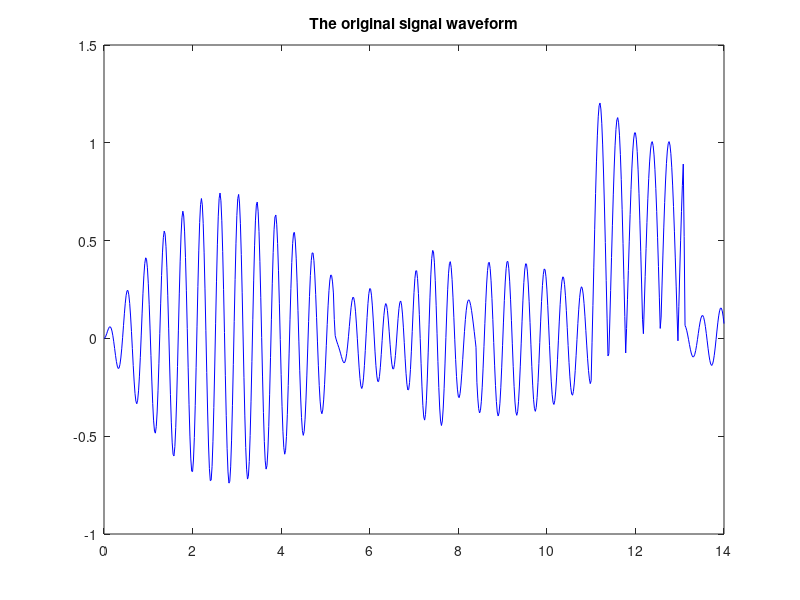

Here is the MATLAB script that generated this plot: (Note: this script raises an error after producing the figure.)
%DEMOENVELOPE shows how to use function envelope to obtain the 
%   upper/down envelope of a given data and plot the envelope.
%
%   See also EVELOPE

%   Designed by: Lei Wang, <WangLeiBox@hotmail.com>, 11-Mar-2003.
%   Last Revision: 21-Mar-2003.
%   Dept. Mechanical & Aerospace Engineering, NC State University.
% $Revision: 1.1 $  $Date: 3/21/2003 10:38 AM $

clc;

% Load a signal waveform
%--------------------------------------------
load data.txt data;
t = data(:,1); % time series
y = data(:,2); % signal data
figure(1);
plot(t,y,'b-'); 
#title('The original signal waveform','FontSize',18);
title('The original signal waveform');


% Call function envelope to 
% obtain the envelope data
%--------------------------------------------
[up,down] = envelope(t,y,'linear');



% Show the envelope alone
%--------------------------------------------
figure(2)
plot(t,up); hold on;
plot(t,down);
#title('The envelope of the given signal data','FontSize',18);
title('The envelope of the given signal data');
hold off;



% Show the original signal and its envelope
%--------------------------------------------
figure(3)
plot(t,y,'g-'); hold on;
plot(t,up,'r-.');
plot(t,down,'r-.');
#title('The envelope vs the given signal data','FontSize',18);
title('The envelope vs the given signal data');
hold off;

